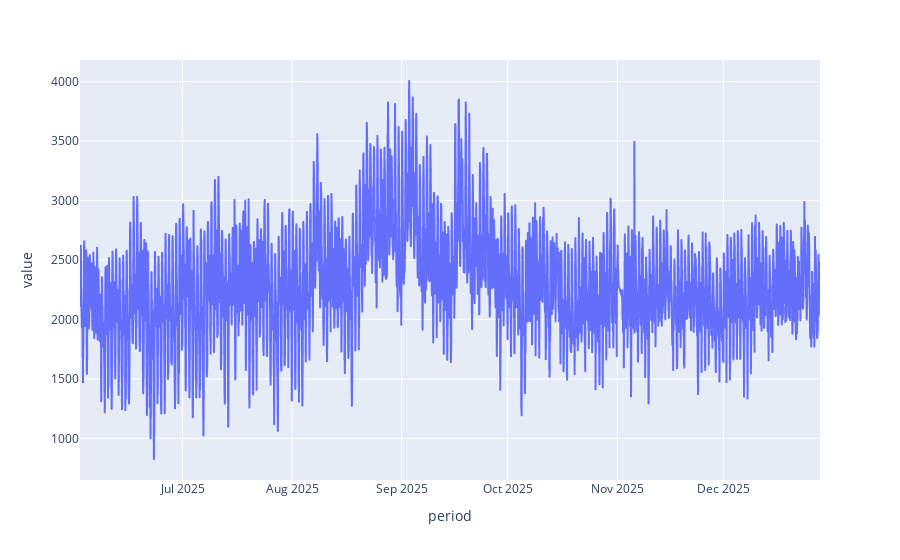

The notebook cell saved with this chart:
### Code cell
px.line(df1.data, x= "period", y= "value")

### Figure 1 — Plotly figure (JSON) as saved in the notebook; plotly's stock layout.template omitted (floating-point values rounded to 4 significant figures; data arrays with more than 128 entries replaced by an {"elided": "..."} marker saying what was removed)
{"data": [{"hovertemplate": "period=%{x}<br>value=%{y}<extra></extra>", "legendgroup": "", "line": {"color": "#636efa", "dash": "solid"}, "marker": {"symbol": "circle"}, "mode": "lines", "name": "", "showlegend": false, "type": "scattergl", "x": {"elided": "5000 str values"}, "xaxis": "x", "y": {"elided": "5000 int values"}, "yaxis": "y"}], "layout": {"legend": {"tracegroupgap": 0}, "margin": {"t": 60}, "xaxis": {"anchor": "y", "domain": [0, 1], "title": {"text": "period"}}, "yaxis": {"anchor": "x", "domain": [0, 1], "title": {"text": "value"}}}}
